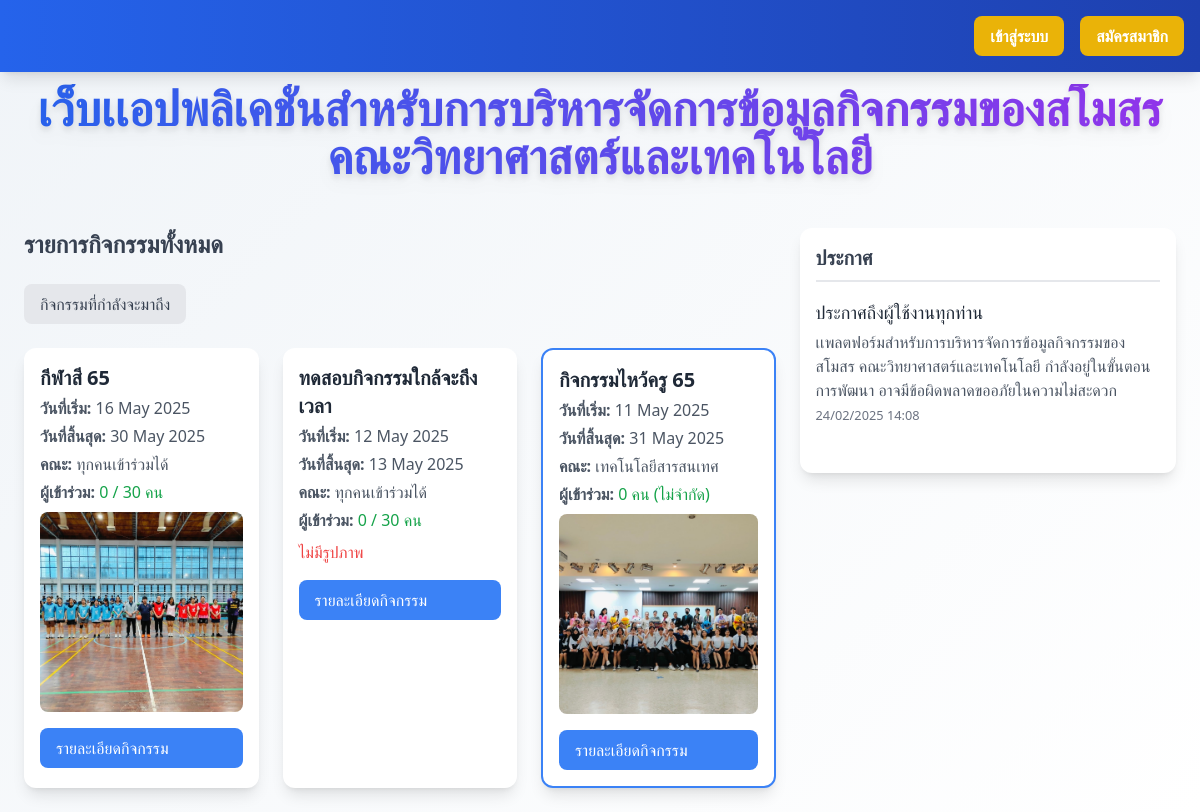
Page /?filter=pending on the committed database.
### myapp/models.py (models this page shows, shortened)
class Activity(models.Model):
    name = models.CharField(
        max_length=255,
        verbose_name='ชื่อกิจกรรม'
    )
    description = models.TextField(
        verbose_name='รายละเอียดกิจกรรม'
    )
    start_date = models.DateField(
        verbose_name='วันที่เริ่มจัดกิจกรรม',
        default=datetime.date.today
    )
    end_date = models.DateField(
        verbose_name='วันที่สิ้นสุดกิจกรรม',
        null=True,  # ยอมให้เป็น NULL
        blank=True  # สามารถทิ้งว่างได้ในฟอร์ม
    )
    created_by = models.ForeignKey(
        CustomUser,
        on_delete=models.CASCADE,
        verbose_name='ผู้สร้างกิจกรรม'
    )
    FACULTY_CHOICES = [
        ('all', 'ทุกคนเข้าร่วมได้'),
        ('CS', 'วิทยาการคอมพิวเตอร์'),
        ('CCS', 'วิทยาศาสตร์เครื่องสำอาง'),
        ('OHS', 'อาชีวอนามัยและความปลอดภัย'),
        ('EHS', 'อนามัยสิ่งแวดล้อมและสาธารณภัย'),
        ('MS', 'วิทยาศาสตร์การแพทย์'),
        ('GS', 'วิทยาศาสตร์ทั่วไป'),
        ('IT', 'เทคโนโลยีสารสนเทศ'),
        ('BIB', 'อุตสาหกรรมชีวภาพเพื่อธุรกิจ'),
        ('CYB', 'ความมั่นคงปลอดภัยไซเบอร์'),
    ]
    faculty = models.CharField(
        max_length=10,
        choices=FACULTY_CHOICES,
        default='all',
        verbose_name='คณะที่จัดกิจกรรม'
    )
    max_participants = models.IntegerField(
        default=0,  # เปลี่ยนจาก 30 เป็น 0 ซึ่งหมายถึงไม่จำกัด
        verbose_name='จำนวนผู้เข้าร่วมสูงสุด',
        help_text='กำหนดเป็น 0 หากไม่ต้องการจำกัดจำนวนผู้เข้าร่วม'
    )
    def get_current_participants(self):
        return self.participation_set.filter(status='approved').count()
    def is_full(self):
        if self.max_participants == 0:  # ถ้าเป็น 0 แสดงว่าไม่จำกัด
            return False
        return self.get_current_participants() >= self.max_participants
    def get_capacity_color(self):
        current = self.get_current_participants()
        if current >= self.max_participants:
            return 'bg-red-100'
        elif current >= (self.max_participants * 0.5):
            return 'bg-yellow-100'
        return 'bg-green-100'
    class Meta:
        verbose_name = 'กิจกรรม'
        verbose_name_plural = 'กิจกรรมทั้งหมด'

class ActivityImage(models.Model):
    activity = models.ForeignKey(
        'Activity',  # ใช้ 'Activity' ในการอ้างอิงโมเดล Activity
        on_delete=models.CASCADE,
        related_name='images',  # ใช้ related_name เพื่อเข้าถึงรูปภาพของกิจกรรมได้ง่าย
        verbose_name='กิจกรรม'  # กิจกรรมที่มีรูปภาพ
    )
    image = models.ImageField(
        upload_to='activity_images/',
        verbose_name='รูปภาพ'  # อัปโหลดไปที่โฟลเดอร์ activity_images/
    )
    class Meta:
        verbose_name = 'รูปภาพกิจกรรม'
        verbose_name_plural = 'รูปภาพทั้งหมด'

class Announcement(models.Model):
    title = models.CharField(max_length=200)  # หัวข้อประกาศ
    content = models.TextField()  # เนื้อหาประกาศ
    created_at = models.DateTimeField(auto_now_add=True)  # เวลาประกาศอัตโนมัติ

### myapp/views.py (the view)
# urls.py: path('', views.index, name='home'),  # ใช้ index เป็นหน้าแรก
def index(request):
    filter_type = request.GET.get('filter', 'upcoming')
    current_datetime = timezone.now()
    announcements = Announcement.objects.order_by('-created_at')
    if filter_type == 'upcoming':
        activities = Activity.objects.filter(
            end_date__gte=current_datetime.date()
        ).order_by('start_date')
    elif filter_type in ['pending', 'approved', 'rejected'] and request.user.is_authenticated:
        activities = Activity.objects.filter(
            participation__student=request.user,
            participation__status=filter_type
        ).distinct()
    else:
        activities = Activity.objects.all().order_by('-start_date')
    for activity in activities:
        activity.current_participants = activity.get_current_participants()
        activity.is_activity_full = activity.is_full()
        activity.capacity_color = activity.get_capacity_color()
    context = {
        'activities': activities,
        'current_filter': filter_type,
        'announcements': announcements,
        'current_date': current_datetime.date()
    }
    return render(request, 'index.html', context)

### templates/index.html (shortened to what this page needs)
{% load static %}
{% load custom_filters %}
<!DOCTYPE html>
<html lang="en">
<head>
  <script src="https://cdn.tailwindcss.com"></script>
</head>
<body class="font-sans">
  <nav class="base-navbar fixed top-0 left-0 w-full bg-gradient-to-r from-blue-600 to-blue-800 text-white p-4 shadow-lg z-50 flex justify-between items-center">
    <div class="base-right-side flex items-center gap-4">
        {% if user.is_authenticated %}
            <span class="text-white font-medium">ยินดีต้อนรับ, {{ user.username }}</span>
            <form method="post" action="{% url 'logout' %}" class="inline">
                {% csrf_token %}
                <button type="submit" class="base-logout-btn bg-red-600 hover:bg-red-700 text-white font-semibold py-2 px-4 rounded-lg transition duration-200">ออกจากระบบ</button>
            </form>
        {% else %}
            <a href="{% url 'login' %}" class="bg-yellow-500 hover:bg-yellow-600 text-white font-semibold py-2 px-4 rounded-lg transition duration-200">เข้าสู่ระบบ</a>
            <a href="{% url 'register' %}" class="bg-yellow-500 hover:bg-yellow-600 text-white font-semibold py-2 px-4 rounded-lg transition duration-200">สมัครสมาชิก</a>
        {% endif %}
    </div>
  </nav>
  <div class="center-container text-center py-6">
    <h1 class="text-4xl md:text-5xl font-extrabold bg-gradient-to-r from-blue-600 to-purple-600 bg-clip-text text-transparent drop-shadow-lg">
      เว็บเเอปพลิเคชั่นสำหรับการบริหารจัดการข้อมูลกิจกรรมของสโมสร<br>คณะวิทยาศาสตร์และเทคโนโลยี
    </h1>
  </div>
  <div class="content-wrapper flex flex-col lg:flex-row justify-between items-start gap-6 px-4 lg:px-6 py-6">
    <div class="activity-section w-full lg:w-2/3 order-1">
      <div class="center-container mb-6">
        <h2 class="text-2xl font-semibold text-gray-700">รายการกิจกรรมทั้งหมด</h2>
      </div>
      <div class="mb-6">
        <div class="flex flex-wrap gap-2">
            <a href="?filter=upcoming"
               class="px-4 py-2 rounded-lg {% if current_filter == 'upcoming' %}bg-blue-600 text-white{% else %}bg-gray-200 text-gray-700{% endif %} hover:bg-blue-500 hover:text-white transition duration-200">
                กิจกรรมที่กำลังจะมาถึง
            </a>
        </div>
      </div>
      <div class="activity-card-container grid grid-cols-1 sm:grid-cols-2 lg:grid-cols-3 gap-6">
        {% for activity in activities %}
          <div class="activity-card
            {% if activity.start_date|date:"Y-m-d" <= current_date|date:"Y-m-d" and activity.end_date|date:"Y-m-d" >= current_date|date:"Y-m-d" %}
                activity-active
            {% endif %}
            rounded-xl shadow-lg hover:shadow-xl transition duration-300 transform hover:-translate-y-2 p-4
            {% if user.is_authenticated %}
                {% with participation=activity|get_participation:user %}
                    {% if participation %}
                      {% if participation.status == 'pending' %}
                        bg-yellow-50
                      {% elif participation.status == 'approved' %}
                        bg-green-50
                      {% elif participation.status == 'rejected' %}
                        bg-red-50
                      {% endif %}
                    {% else %}
                      bg-white
                    {% endif %}
                {% endwith %}
            {% else %}
              bg-white
            {% endif %}">
            <h3 class="text-xl font-semibold text-gray-800">{{ activity.name }}</h3>
            <p class="text-gray-600 mt-1"><strong>วันที่เริ่ม:</strong> {{ activity.start_date }}</p>
            <p class="text-gray-600 mt-1"><strong>วันที่สิ้นสุด:</strong> {{ activity.end_date }}</p>
            <p class="text-gray-600 mt-1"><strong>คณะ:</strong> {{ activity.get_faculty_display }}</p>
            <p class="text-gray-600 mt-1">
              <strong>ผู้เข้าร่วม:</strong>
              {% if activity.max_participants == 0 %}
                <span class="text-green-600">{{ activity.get_current_participants }} คน (ไม่จำกัด)</span>
              {% else %}
                <span class="{% if activity.is_full %}text-red-600 font-medium{% elif activity.get_current_participants >= activity.max_participants|divisibleby:2 %}text-yellow-600{% else %}text-green-600{% endif %}">
                  {{ activity.get_current_participants }} / {{ activity.max_participants }} คน
                </span>
              {% endif %}
            </p>
            {% if activity.images.all %}
                {% for image in activity.images.all %}
                    <img src="{{ image.image.url }}" alt="รูปกิจกรรม" class="mt-2 w-full h-150px object-cover rounded-lg">
                {% endfor %}
            {% else %}
                <p class="text-red-500 mt-2">ไม่มีรูปภาพ</p>
            {% endif %}
            <a href="{% url 'activity_info' activity.id %}" class="mt-4 inline-block bg-blue-500 hover:bg-blue-600 text-white font-medium py-2 px-4 rounded-lg transition duration-200">รายละเอียดกิจกรรม</a>
          </div>
        {% empty %}
          <p class="text-gray-600">ไม่มีข้อมูลกิจกรรม</p>
        {% endfor %}
      </div>
    </div>
    <div class="announcement-box w-full lg:w-1/3 bg-white rounded-xl shadow-lg p-4 order-2">
      <h2 class="text-xl font-semibold text-gray-700 mb-4 border-b-2 border-gray-200 pb-2">ประกาศ</h2>
      {% for announcement in announcements %}
        <div class="announcement-item mb-4 pb-4 border-b border-gray-100 last:border-b-0">
          <h3 class="text-lg font-medium text-gray-800">{{ announcement.title }}</h3>
          <p class="text-gray-600 mt-1">{{ announcement.content }}</p>
          <small class="text-gray-500 block mt-1">{{ announcement.created_at|date:"d/m/Y H:i" }}</small>
        </div>
      {% empty %}
        <p class="text-gray-600">ยังไม่มีประกาศ</p>
      {% endfor %}
    </div>
  </div>
</body>
</html>

### templates/index.html (style rules this page uses)
body { margin: 0; padding-top: 60px; min-height: 100vh; background: linear-gradient(135deg, #f0f4f8, #ffffff); overflow-x: hidden; position: relative; }
.content-wrapper, .center-container { position: relative; z-index: 10; }
.activity-card { height: auto; overflow-y: visible; display: flex; flex-direction: column; padding: 1rem; }
.activity-card img { width: 100%; height: 200px; object-fit: cover; border-radius: 0.5rem; }
.activity-active { animation: cardPulse 2s infinite; border: 2px solid #3B82F6; }

### rows in the picture
Activity: name "กีฬาสี 65", start_date "16 May 2025", end_date "30 May 2025", faculty "ทุกคนเข้าร่วมได้", get_current_participants "0", max_participants "30"
ActivityImage: image (picture)
Activity: name "ทดสอบกิจกรรมใกล้จะถึงเวลา", start_date "12 May 2025", end_date "13 May 2025", faculty "ทุกคนเข้าร่วมได้", get_current_participants "0", max_participants "30", shows "ไม่มีรูปภาพ"
Activity: name "กิจกรรมไหว้ครู 65", start_date "11 May 2025", end_date "31 May 2025", faculty "เทคโนโลยีสารสนเทศ", get_current_participants "0"
ActivityImage: image (picture)
Announcement: title "ประกาศถึงผู้ใช้งานทุกท่าน", content "เเพลตฟอร์มสำหรับการบริหารจัดการข้อมูลกิจกรรมของสโมสร คณะวิทยาศาสตร์และเทคโนโลยี กำลังอยู่ในขั้นตอนการพัฒนา อาจมีข้อผิดพลาดขออภัยในความไม่สะดวก", created_at "24/02/2025 14:08"
